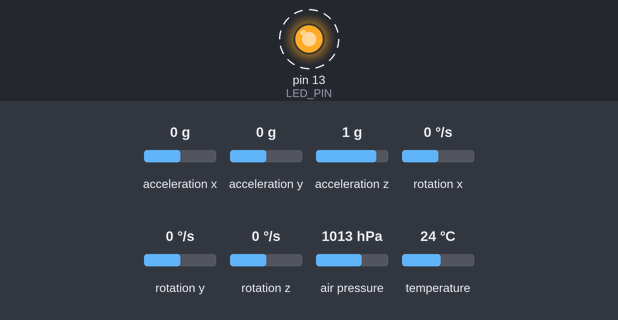
This sketch was run on a simulated Arduino Uno, built with avr-gcc and run on an emulated ATmega328P. On the bench: output pins drawn as LEDs (lit = HIGH). Dashed ring = blinking. Inputs (shaded band) come from the test bench; at power-on: acceleration x 0 g, acceleration y 0 g, acceleration z 1 g, rotation x 0 °/s, rotation y 0 °/s, rotation z 0 °/s, air pressure 1013 hPa, temperature 24 °C. What the sketch prints to the serial monitor is not drawn.

Above: at 2.5 s.
Timing chart, 0 to 6.8 s (numbered marks = the images above):
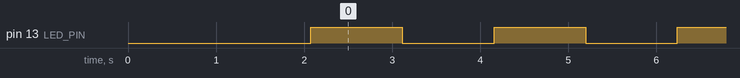

The sketch:

CANSAT_02_PRUEBA1_BMP180_MPU6050_HMC5883L_GY87.ino
```cpp
#define LED_PIN 13
#include "Wire.h" // Necesaria para I2Cdev
#include "I2Cdev.h" //Creo que es una biblioteca incorporada a Arduino core.
#include "MPU6050.h" // biblioteca para el MPU650.h
#include <Adafruit_BMP085.h> //biblioteca para el BMP180

/*  Constantes que definen el rango del acelerómetro
#define MPU6050_ACCEL_FS_2          0x00
#define MPU6050_ACCEL_FS_4          0x01
#define MPU6050_ACCEL_FS_8          0x02
#define MPU6050_ACCEL_FS_16         0x03

Y del giróscopo
#define MPU6050_GYRO_FS_250         0x00
#define MPU6050_GYRO_FS_500         0x01
#define MPU6050_GYRO_FS_1000        0x02
#define MPU6050_GYRO_FS_2000        0x03
 */

// Objetos de las distintas clases
Adafruit_BMP085 bmp;
const int mpuAddress = 0x68;  // Nuestro caso 0x68. Puede ser 0x69
MPU6050 mpu(mpuAddress);

// Constantes y variables
const float g0 = 9.80665; //valor de la gravedad estándar en m/s2
int16_t ax, ay, az;
int16_t gx, gy, gz;

double escalaAcelerometro = 0;
double escalaGiroscopio = 0;

bool blinkState = false;

void setup() {

  delay(2000); // espera 2 segundos

  Serial.begin(9600);

  if (!bmp.begin()) {
	Serial.println("Could not find a valid BMP085 , check wiring!");
	while (1) {}
  }

  // initialize mpu6050
  Wire.begin();
  mpu.initialize();
  Serial.println(mpu.testConnection() ? "MPU6050 connection successful" : "MPU6050 connection failed");
  // mpu.setI2CBypassEnabled(true); // set bypass mode for gateway to hmc5883L

  // configure Arduino LED for checking activity
  pinMode(LED_PIN, OUTPUT);

  // set accelerometer range to .... +-2 +-4 +-8G +-16
  mpu.setFullScaleAccelRange(MPU6050_ACCEL_FS_4); // rango 2 --> 0, 4 --> 1, 8 --> 2, 16 --> 3
  escalaAcelerometro = pow(2.0, float(1 + mpu.getFullScaleAccelRange()) ); // elevo a la potencia de 2
  // Serial.println("Escala del acelerómetro: --> " + String (escalaAcelerometro));

  // set gyro range to +- 250 deg/s +- 500 deg/s +- 1000 deg/s +- 2000 deg/s
  mpu.setFullScaleGyroRange(MPU6050_GYRO_FS_2000); // rango 250 --> 0, 500 --> 1, 1000 --> 2, 2000 --> 3
  escalaGiroscopio = 250.0 * pow(2.0,float(mpu.getFullScaleGyroRange())); // elevo a la potencia de 2 y multiplico por 250
  // Serial.println("Escala del giróscopo: --> " + String (escalaGiroscopio));

  // set filter bandwidth to 21 Hz
  // mpu.setFilterBandwidth(MPU6050_BAND_21_HZ);

}

void loop() {

    // ****
    // BMP
    // ****
    Serial.print(F("Temperature = "));
    Serial.print(bmp.readTemperature());
    Serial.println(" *C");

    Serial.print(F("Pressure = "));
    Serial.print(bmp.readPressure());
    Serial.println(F(" Pa"));

    Serial.print(F("Real altitude = "));
    Serial.print(bmp.readAltitude(102280)); // Introducir la presión atmosférica a nivel del suelo.
    Serial.println(F(" meters"));

    // *******
    // MPU6050
    // *******
    /* Get new sensor events with the readings */
    // read raw accel/gyro measurements from device
    mpu.getMotion6(&ax, &ay, &az, &gx, &gy, &gz);
    // mpu.getAcceleration(&ax, &ay, &az);
    // mpu.getRotation(&gx, &gy, &gz);

    // display tab-separated accel/gyro x/y/z values
    Serial.print(F("a/g:\t"));
    // Serial.print(String (amxs2(ax)) +" : "+ String (ax)); Serial.print("\t");
    Serial.print(amxs2(ax)); Serial.print("\t"); // En posición vertical me da la aceleración
    Serial.print(amxs2(ay)); Serial.print("\t");
    Serial.print(amxs2(az)); Serial.print("\t");
    Serial.print(gx); Serial.print("\t");
    Serial.print(gy); Serial.print("\t");
    Serial.println(gz);

  // ***************************************
    Serial.println();
    blinkState = !blinkState;
    digitalWrite(LED_PIN,blinkState);
    delay(1000);
}

  // ***************************************
  // Funciones
  // ***************************************

float amxs2 (int valor) {
  // Los valores de nuestro GY87 se obtienen como enteros con signo, entre -32768 to 32767
  // Si la escala de nuestro acelerómetro está entre -2g y 2g
  // y = ax +b , variablemedida = a * aceleracion + b
  // aceleracion = (variablemedida -b)/a --> para valores [-2*g, -32768] y [2g, 32767]
  float a = (32767+0.5)/(escalaAcelerometro*g0); // en vez de 2, elijo la escala con la variable escalaAcelerometro
  float b = -0.5;
  return ((valor - b)/a);
}
```

Measured:
- by itself, pin 13 (LED_PIN): alternates HIGH for 1.0 s and LOW for 1.0 s
